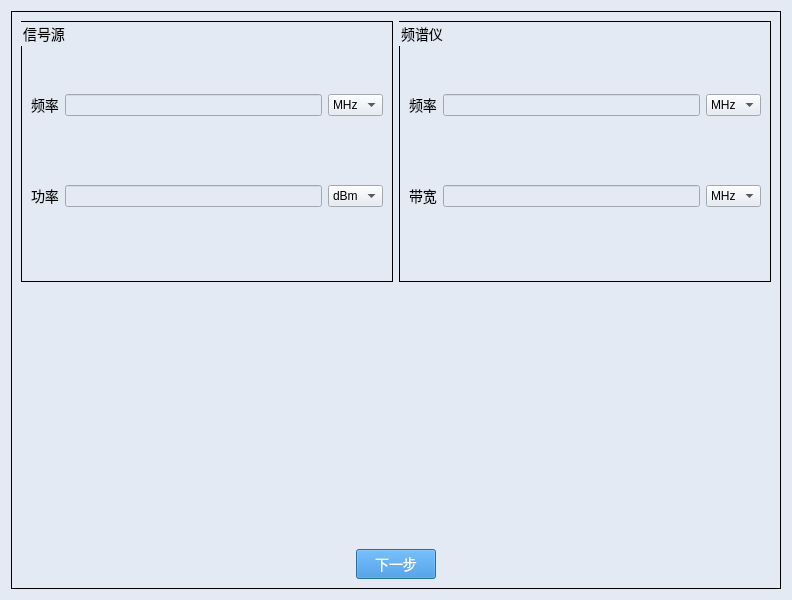
<?xml version="1.0" encoding="UTF-8"?>
<ui version="4.0">
 <class>Dialog</class>
 <widget class="QDialog" name="Dialog">
  <property name="geometry">
   <rect>
    <x>0</x>
    <y>0</y>
    <width>792</width>
    <height>600</height>
   </rect>
  </property>
  <property name="font">
   <font>
    <family>Microsoft YaHei</family>
    <pointsize>14</pointsize>
   </font>
  </property>
  <property name="windowTitle">
   <string>Dialog</string>
  </property>
  <property name="styleSheet">
   <string notr="true">
QWidget{
background-color:#E3EAF4;
}
QLineEdit{
background-color:#E3EAF4;
}
QDialog{
background-color:#E3EAF4;
margin-top:10px;
}
QLabel{
font-size:14px;
font-family:Microsoft YaHei;
background-color:#E3EAF4;
}
QGroupBox{
font-size:14px;
font-family:Microsoft YaHei;
border:1px solid rgb(0, 0, 0);
background-color:#E3EAF4;
}
QPushButton{
background-color:#2884D8;
color: #FFFFFF;
font-size:14px;
font-family:Microsoft YaHei;
}
QTextBrowser{
border-width:0;
border-style:outset;
background-color:#E3EAF4;
}
QGraphicsView{
background-color:#E3EAF4;
border-width:0;
border-style:outset;
}</string>
  </property>
  <layout class="QGridLayout" name="gridLayout_2">
   <item row="0" column="0">
    <widget class="QGroupBox" name="groupBox">
     <property name="title">
      <string/>
     </property>
     <layout class="QGridLayout" name="gridLayout_4" rowstretch="1,0,1,0">
      <item row="3" column="0" colspan="2">
       <layout class="QGridLayout" name="gridLayout">
        <item row="0" column="0">
         <spacer name="horizontalSpacer">
          <property name="orientation">
           <enum>Qt::Horizontal</enum>
          </property>
          <property name="sizeHint" stdset="0">
           <size>
            <width>40</width>
            <height>20</height>
           </size>
          </property>
         </spacer>
        </item>
        <item row="0" column="1">
         <widget class="QPushButton" name="pushButton_next">
          <property name="text">
           <string>下一步</string>
          </property>
         </widget>
        </item>
        <item row="0" column="2">
         <spacer name="horizontalSpacer_2">
          <property name="orientation">
           <enum>Qt::Horizontal</enum>
          </property>
          <property name="sizeHint" stdset="0">
           <size>
            <width>40</width>
            <height>20</height>
           </size>
          </property>
         </spacer>
        </item>
       </layout>
      </item>
      <item row="0" column="0" rowspan="2" colspan="2">
       <layout class="QHBoxLayout" name="horizontalLayout">
        <item>
         <widget class="QGroupBox" name="groupBox_2">
          <property name="title">
           <string>信号源</string>
          </property>
          <layout class="QGridLayout" name="gridLayout_3">
           <item row="0" column="1">
            <widget class="QLineEdit" name="lineEdit_freq_sg"/>
           </item>
           <item row="1" column="0">
            <widget class="QLabel" name="label_2">
             <property name="text">
              <string>功率</string>
             </property>
            </widget>
           </item>
           <item row="0" column="2">
            <widget class="QComboBox" name="comboBox_sg_freq">
             <item>
              <property name="text">
               <string>MHz</string>
              </property>
             </item>
            </widget>
           </item>
           <item row="1" column="1">
            <widget class="QLineEdit" name="lineEdit_power_sg"/>
           </item>
           <item row="0" column="0">
            <widget class="QLabel" name="label">
             <property name="text">
              <string>频率</string>
             </property>
            </widget>
           </item>
           <item row="1" column="2">
            <widget class="QComboBox" name="comboBox_sg_power">
             <item>
              <property name="text">
               <string>dBm</string>
              </property>
             </item>
            </widget>
           </item>
          </layout>
         </widget>
        </item>
        <item>
         <widget class="QGroupBox" name="groupBox_4">
          <property name="title">
           <string>频谱仪</string>
          </property>
          <layout class="QGridLayout" name="gridLayout_5">
           <item row="0" column="0">
            <widget class="QLabel" name="label_7">
             <property name="text">
              <string>频率</string>
             </property>
            </widget>
           </item>
           <item row="1" column="1">
            <widget class="QLineEdit" name="lineEdit_bw_sa"/>
           </item>
           <item row="1" column="0">
            <widget class="QLabel" name="label_8">
             <property name="text">
              <string>带宽</string>
             </property>
            </widget>
           </item>
           <item row="0" column="2">
            <widget class="QComboBox" name="comboBox_sa_freq">
             <item>
              <property name="text">
               <string>MHz</string>
              </property>
             </item>
            </widget>
           </item>
           <item row="0" column="1">
            <widget class="QLineEdit" name="lineEdit_freq_sa"/>
           </item>
           <item row="1" column="2">
            <widget class="QComboBox" name="comboBox_sa_bw">
             <item>
              <property name="text">
               <string>MHz</string>
              </property>
             </item>
            </widget>
           </item>
          </layout>
         </widget>
        </item>
       </layout>
      </item>
     </layout>
    </widget>
   </item>
  </layout>
 </widget>
 <resources>
  <include location="iconQrc.qrc"/>
 </resources>
 <connections/>
</ui>
